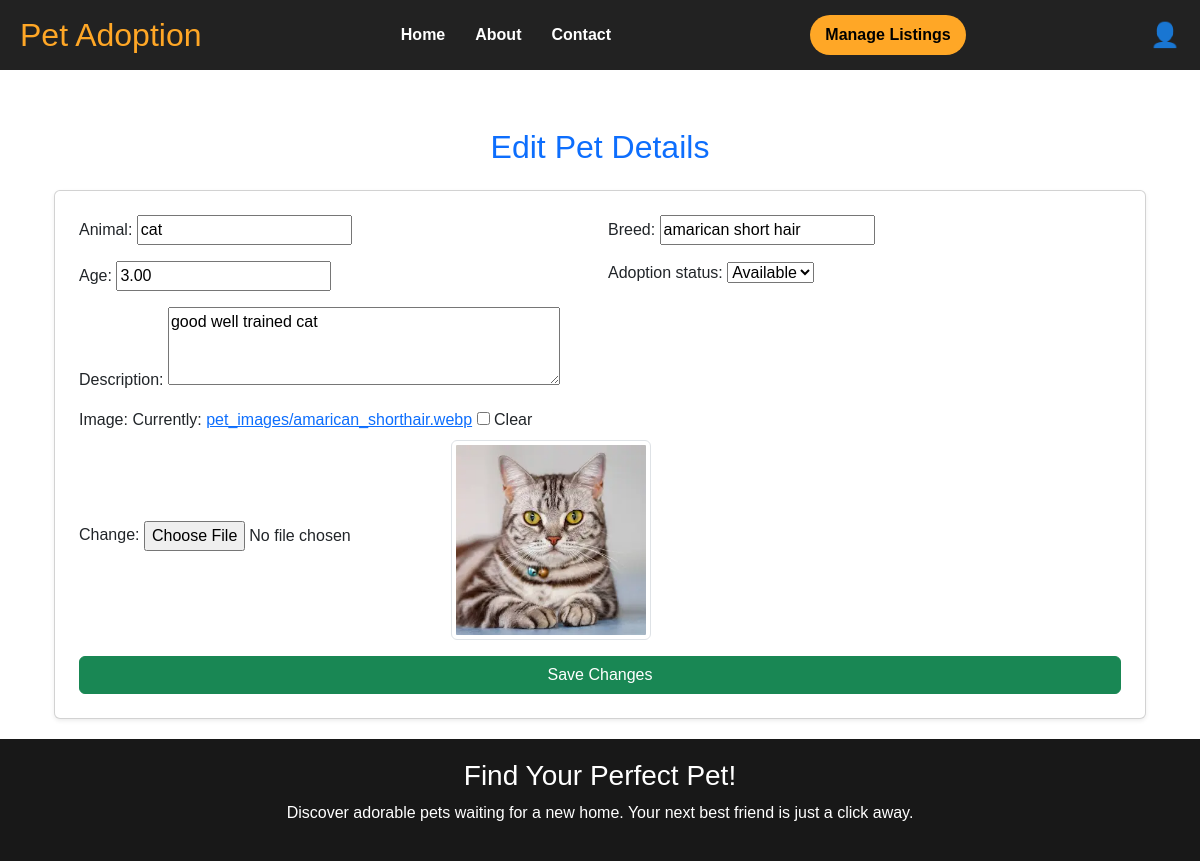
Page /edit-pet/39/ (signed in) on the committed database.
### new_pets/models.py (models this page shows, shortened)
class Pet(models.Model):
    animal = models.CharField(max_length=50)  # ✅ Changed from "name" to "animal"
    breed = models.CharField(max_length=100)
    age = models.DecimalField(max_digits=4, decimal_places=2)  # ✅ Allows decimal ages
    image = models.ImageField(upload_to='pet_images/', null=True, blank=True)  # ✅ Allows optional image
    description = models.TextField()
    adoption_status = models.CharField(
        max_length=20, choices=[('Available', 'Available'), ('Adopted', 'Adopted')], default='Available'
    )
    seller = models.ForeignKey(SellerProfile, on_delete=models.CASCADE, null=True, blank=True, related_name="pets")  # ✅ Links to SellerProfile
    interested_buyers = models.ManyToManyField(CustomUser, blank=True, related_name="interested_pets")  # ✅ Track interested buyers

### new_pets/views.py (the view)
# urls.py: path('edit-pet/<int:pet_id>/', edit_pet, name='edit_pet'),  # ✅ Route for editing pets
@login_required
def edit_pet(request, pet_id):
    seller_profile = get_object_or_404(SellerProfile, user=request.user)
    pet = get_object_or_404(Pet, id=pet_id, seller=seller_profile)
    if request.method == "POST":
        form = PetForm(request.POST, request.FILES, instance=pet)
        if form.is_valid():
            form.save()
            return redirect("add_pet")
    else:
        form = PetForm(instance=pet)
    return render(request, "new_pets/edit_pet.html", {"form": form, "pet": pet})

### new_pets/forms.py (shortened to what this page needs)
class PetForm(forms.ModelForm):
    animal = forms.CharField(
        max_length=100,
        widget=forms.TextInput(attrs={
            "placeholder": "Enter the type of pet (e.g., Dog, Cat, Bird)"
        })
    )
    breed = forms.CharField(
        max_length=100,
        required=False,
        widget=forms.TextInput(attrs={
            "placeholder": "Enter breed (optional)"
        })
    )
    age = forms.DecimalField(
        max_digits=4, decimal_places=2, min_value=0.0,  # ✅ Prevent negatives
        widget=forms.NumberInput(attrs={
            "placeholder": "Enter age (Years.Months)",
            "step": "0.01"  # ✅ Allow 2 decimal places
        })
    )
    description = forms.CharField(
        widget=forms.Textarea(attrs={
            "placeholder": "Provide a short description about the pet",
            "rows": 3
        }),
        required=False
    )
    image = forms.ImageField(required=False)
    class Meta:
        model = Pet
        fields = ["animal", "breed", "age", "image", "description", "adoption_status"]

### new_pets/templates/new_pets/edit_pet.html (shortened to what this page needs)
{% extends 'new_pets/base.html' %}
{% block content %}
<div class="container mt-5">
    <h2 class="text-center text-primary">Edit Pet Details</h2>
    <div class="card p-4 shadow-sm bg-white mt-4">
        <form method="POST" enctype="multipart/form-data">
            <div class="row g-3">
                <div class="col-md-6">
                    {{ form.animal.label_tag }} {{ form.animal }}
                </div>
                <div class="col-md-6">
                    {{ form.breed.label_tag }} {{ form.breed }}
                </div>
                <div class="col-md-6">
                    {{ form.age.label_tag }} {{ form.age }}
                </div>
                <div class="col-md-6">
                    {{ form.adoption_status.label_tag }} {{ form.adoption_status }}
                </div>
                <div class="col-12">
                    {{ form.description.label_tag }} {{ form.description }}
                </div>
                <div class="col-12">
                    {{ form.image.label_tag }} {{ form.image }}
                    {% if pet.image %}
                        <img src="{{ pet.image.url }}" class="img-thumbnail mt-2" style="max-width: 200px;">
                    {% endif %}
                </div>
            </div>
            <button type="submit" class="btn btn-success mt-3 w-100">Save Changes</button>
        </form>
    </div>
</div>
{% endblock %}

### new_pets/static/new_pets/style.css (style rules this page uses)
body { background: url('https://source.unsplash.com/1600x900/?night,sky') no-repeat center center fixed; background-size: cover; font-family: Arial, sans-serif; color: white; margin: 0; padding-top: 80px; }

### rows in the picture
Pet: animal "cat", breed "amarican short hair", age "3.00", adoption_status "Available", description "good well trained cat", image (picture)
